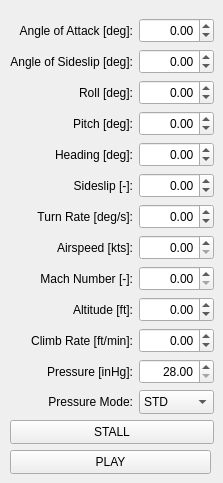
     <widget class="QWidget" name="tab_3">
      <attribute name="title">
       <string>General Info</string>
      </attribute>
      <widget class="QPushButton" name="pushButtonStall">
       <property name="geometry">
        <rect>
         <x>10</x>
         <y>420</y>
         <width>204</width>
         <height>24</height>
        </rect>
       </property>
       <property name="text">
        <string>STALL</string>
       </property>
       <property name="checkable">
        <bool>true</bool>
       </property>
      </widget>
      <widget class="QDoubleSpinBox" name="spinBoxTurn">
       <property name="geometry">
        <rect>
         <x>139</x>
         <y>204</y>
         <width>75</width>
         <height>25</height>
        </rect>
       </property>
       <property name="alignment">
        <set>Qt::AlignRight|Qt::AlignTrailing|Qt::AlignVCenter</set>
       </property>
       <property name="minimum">
        <double>-7.000000000000000</double>
       </property>
       <property name="maximum">
        <double>7.000000000000000</double>
       </property>
       <property name="singleStep">
        <double>0.100000000000000</double>
       </property>
      </widget>
      <widget class="QDoubleSpinBox" name="spinBoxPitch">
       <property name="geometry">
        <rect>
         <x>139</x>
         <y>111</y>
         <width>75</width>
         <height>25</height>
        </rect>
       </property>
       <property name="alignment">
        <set>Qt::AlignRight|Qt::AlignTrailing|Qt::AlignVCenter</set>
       </property>
       <property name="minimum">
        <double>-90.000000000000000</double>
       </property>
       <property name="maximum">
        <double>90.000000000000000</double>
       </property>
      </widget>
      <widget class="QLabel" name="label_12">
       <property name="geometry">
        <rect>
         <x>10</x>
         <y>359</y>
         <width>123</width>
         <height>25</height>
        </rect>
       </property>
       <property name="text">
        <string>Pressure [inHg]:</string>
       </property>
       <property name="alignment">
        <set>Qt::AlignRight|Qt::AlignTrailing|Qt::AlignVCenter</set>
       </property>
       <property name="buddy">
        <cstring>spinBoxPress</cstring>
       </property>
      </widget>
      <widget class="QDoubleSpinBox" name="spinBoxMach">
       <property name="geometry">
        <rect>
         <x>139</x>
         <y>266</y>
         <width>75</width>
         <height>25</height>
        </rect>
       </property>
       <property name="alignment">
        <set>Qt::AlignRight|Qt::AlignTrailing|Qt::AlignVCenter</set>
       </property>
       <property name="maximum">
        <double>20.000000000000000</double>
       </property>
      </widget>
      <widget class="QComboBox" name="comboBoxPress">
       <property name="geometry">
        <rect>
         <x>139</x>
         <y>390</y>
         <width>75</width>
         <height>24</height>
        </rect>
       </property>
       <item>
        <property name="text">
         <string>STD</string>
        </property>
       </item>
       <item>
        <property name="text">
         <string>MB</string>
        </property>
       </item>
       <item>
        <property name="text">
         <string>IN</string>
        </property>
       </item>
      </widget>
      <widget class="QDoubleSpinBox" name="spinBoxAlpha">
       <property name="geometry">
        <rect>
         <x>139</x>
         <y>18</y>
         <width>75</width>
         <height>25</height>
        </rect>
       </property>
       <property name="alignment">
        <set>Qt::AlignRight|Qt::AlignTrailing|Qt::AlignVCenter</set>
       </property>
       <property name="minimum">
        <double>-20.000000000000000</double>
       </property>
       <property name="maximum">
        <double>20.000000000000000</double>
       </property>
      </widget>
      <widget class="QLabel" name="label_3">
       <property name="geometry">
        <rect>
         <x>10</x>
         <y>142</y>
         <width>123</width>
         <height>25</height>
        </rect>
       </property>
       <property name="text">
        <string>Heading [deg]:</string>
       </property>
       <property name="alignment">
        <set>Qt::AlignRight|Qt::AlignTrailing|Qt::AlignVCenter</set>
       </property>
       <property name="buddy">
        <cstring>spinBoxHead</cstring>
       </property>
      </widget>
      <widget class="QLabel" name="label_5">
       <property name="geometry">
        <rect>
         <x>10</x>
         <y>204</y>
         <width>123</width>
         <height>25</height>
        </rect>
       </property>
       <property name="text">
        <string>Turn Rate [deg/s]:</string>
       </property>
       <property name="alignment">
        <set>Qt::AlignRight|Qt::AlignTrailing|Qt::AlignVCenter</set>
       </property>
       <property name="buddy">
        <cstring>spinBoxTurn</cstring>
       </property>
      </widget>
      <widget class="QLabel" name="label_2">
       <property name="geometry">
        <rect>
         <x>10</x>
         <y>111</y>
         <width>123</width>
         <height>25</height>
        </rect>
       </property>
       <property name="text">
        <string>Pitch [deg]:</string>
       </property>
       <property name="alignment">
        <set>Qt::AlignRight|Qt::AlignTrailing|Qt::AlignVCenter</set>
       </property>
       <property name="buddy">
        <cstring>spinBoxPitch</cstring>
       </property>
      </widget>
      <widget class="QLabel" name="label_10">
       <property name="geometry">
        <rect>
         <x>10</x>
         <y>328</y>
         <width>123</width>
         <height>25</height>
        </rect>
       </property>
       <property name="text">
        <string>Climb Rate [ft/min]:</string>
       </property>
       <property name="alignment">
        <set>Qt::AlignRight|Qt::AlignTrailing|Qt::AlignVCenter</set>
       </property>
       <property name="buddy">
        <cstring>spinBoxClimb</cstring>
       </property>
      </widget>
      <widget class="QDoubleSpinBox" name="spinBoxPress">
       <property name="geometry">
        <rect>
         <x>139</x>
         <y>359</y>
         <width>75</width>
         <height>25</height>
        </rect>
       </property>
       <property name="alignment">
        <set>Qt::AlignRight|Qt::AlignTrailing|Qt::AlignVCenter</set>
       </property>
       <property name="minimum">
        <double>28.000000000000000</double>
       </property>
       <property name="maximum">
        <double>32.000000000000000</double>
       </property>
       <property name="singleStep">
        <double>0.050000000000000</double>
       </property>
       <property name="stepType">
        <enum>QAbstractSpinBox::DefaultStepType</enum>
       </property>
      </widget>
      <widget class="QDoubleSpinBox" name="spinBoxAlt">
       <property name="geometry">
        <rect>
         <x>139</x>
         <y>297</y>
         <width>75</width>
         <height>25</height>
        </rect>
       </property>
       <property name="alignment">
        <set>Qt::AlignRight|Qt::AlignTrailing|Qt::AlignVCenter</set>
       </property>
       <property name="minimum">
        <double>-1000.000000000000000</double>
       </property>
       <property name="maximum">
        <double>99999.000000000000000</double>
       </property>
       <property name="singleStep">
        <double>10.000000000000000</double>
       </property>
      </widget>
      <widget class="QDoubleSpinBox" name="spinBoxSpeed">
       <property name="geometry">
        <rect>
         <x>139</x>
         <y>235</y>
         <width>75</width>
         <height>25</height>
        </rect>
       </property>
       <property name="alignment">
        <set>Qt::AlignRight|Qt::AlignTrailing|Qt::AlignVCenter</set>
       </property>
       <property name="maximum">
        <double>9999.000000000000000</double>
       </property>
      </widget>
      <widget class="QLabel" name="label_14">
       <property name="geometry">
        <rect>
         <x>10</x>
         <y>49</y>
         <width>123</width>
         <height>25</height>
        </rect>
       </property>
       <property name="text">
        <string>Angle of Sideslip [deg]:</string>
       </property>
       <property name="alignment">
        <set>Qt::AlignRight|Qt::AlignTrailing|Qt::AlignVCenter</set>
       </property>
       <property name="buddy">
        <cstring>spinBoxBeta</cstring>
       </property>
      </widget>
      <widget class="QLabel" name="label">
       <property name="geometry">
        <rect>
         <x>10</x>
         <y>80</y>
         <width>123</width>
         <height>25</height>
        </rect>
       </property>
       <property name="text">
        <string>Roll [deg]:</string>
       </property>
       <property name="alignment">
        <set>Qt::AlignRight|Qt::AlignTrailing|Qt::AlignVCenter</set>
       </property>
       <property name="buddy">
        <cstring>spinBoxRoll</cstring>
       </property>
      </widget>
      <widget class="QDoubleSpinBox" name="spinBoxSlip">
       <property name="geometry">
        <rect>
         <x>139</x>
         <y>173</y>
         <width>75</width>
         <height>25</height>
        </rect>
       </property>
       <property name="alignment">
        <set>Qt::AlignRight|Qt::AlignTrailing|Qt::AlignVCenter</set>
       </property>
       <property name="minimum">
        <double>-1.000000000000000</double>
       </property>
       <property name="maximum">
        <double>1.000000000000000</double>
       </property>
       <property name="singleStep">
        <double>0.050000000000000</double>
       </property>
      </widget>
      <widget class="QLabel" name="label_8">
       <property name="geometry">
        <rect>
         <x>10</x>
         <y>235</y>
         <width>123</width>
         <height>25</height>
        </rect>
       </property>
       <property name="text">
        <string>Airspeed [kts]:</string>
       </property>
       <property name="alignment">
        <set>Qt::AlignRight|Qt::AlignTrailing|Qt::AlignVCenter</set>
       </property>
       <property name="buddy">
        <cstring>spinBoxSpeed</cstring>
       </property>
      </widget>
      <widget class="QLabel" name="label_4">
       <property name="geometry">
        <rect>
         <x>10</x>
         <y>173</y>
         <width>123</width>
         <height>25</height>
        </rect>
       </property>
       <property name="text">
        <string>Sideslip [-]:</string>
       </property>
       <property name="alignment">
        <set>Qt::AlignRight|Qt::AlignTrailing|Qt::AlignVCenter</set>
       </property>
       <property name="buddy">
        <cstring>spinBoxSlip</cstring>
       </property>
      </widget>
      <widget class="QLabel" name="label_13">
       <property name="geometry">
        <rect>
         <x>10</x>
         <y>18</y>
         <width>123</width>
         <height>25</height>
        </rect>
       </property>
       <property name="text">
        <string>Angle of Attack [deg]:</string>
       </property>
       <property name="alignment">
        <set>Qt::AlignRight|Qt::AlignTrailing|Qt::AlignVCenter</set>
       </property>
       <property name="buddy">
        <cstring>spinBoxAlpha</cstring>
       </property>
      </widget>
      <widget class="QLabel" name="label_29">
       <property name="geometry">
        <rect>
         <x>10</x>
         <y>390</y>
         <width>123</width>
         <height>24</height>
        </rect>
       </property>
       <property name="text">
        <string>Pressure Mode:</string>
       </property>
       <property name="alignment">
        <set>Qt::AlignRight|Qt::AlignTrailing|Qt::AlignVCenter</set>
       </property>
       <property name="buddy">
        <cstring>comboBoxPress</cstring>
       </property>
      </widget>
      <widget class="QLabel" name="label_11">
       <property name="geometry">
        <rect>
         <x>10</x>
         <y>266</y>
         <width>123</width>
         <height>25</height>
        </rect>
       </property>
       <property name="text">
        <string>Mach Number [-]:</string>
       </property>
       <property name="alignment">
        <set>Qt::AlignRight|Qt::AlignTrailing|Qt::AlignVCenter</set>
       </property>
       <property name="buddy">
        <cstring>spinBoxMach</cstring>
       </property>
      </widget>
      <widget class="QLabel" name="label_9">
       <property name="geometry">
        <rect>
         <x>10</x>
         <y>297</y>
         <width>123</width>
         <height>25</height>
        </rect>
       </property>
       <property name="text">
        <string>Altitude [ft]:</string>
       </property>
       <property name="alignment">
        <set>Qt::AlignRight|Qt::AlignTrailing|Qt::AlignVCenter</set>
       </property>
       <property name="buddy">
        <cstring>spinBoxAlt</cstring>
       </property>
      </widget>
      <widget class="QDoubleSpinBox" name="spinBoxRoll">
       <property name="geometry">
        <rect>
         <x>139</x>
         <y>80</y>
         <width>75</width>
         <height>25</height>
        </rect>
       </property>
       <property name="alignment">
        <set>Qt::AlignRight|Qt::AlignTrailing|Qt::AlignVCenter</set>
       </property>
       <property name="minimum">
        <double>-180.000000000000000</double>
       </property>
       <property name="maximum">
        <double>180.000000000000000</double>
       </property>
      </widget>
      <widget class="QDoubleSpinBox" name="spinBoxBeta">
       <property name="geometry">
        <rect>
         <x>139</x>
         <y>49</y>
         <width>75</width>
         <height>25</height>
        </rect>
       </property>
       <property name="alignment">
        <set>Qt::AlignRight|Qt::AlignTrailing|Qt::AlignVCenter</set>
       </property>
       <property name="minimum">
        <double>-15.000000000000000</double>
       </property>
       <property name="maximum">
        <double>15.000000000000000</double>
       </property>
      </widget>
      <widget class="QDoubleSpinBox" name="spinBoxClimb">
       <property name="geometry">
        <rect>
         <x>139</x>
         <y>328</y>
         <width>75</width>
         <height>25</height>
        </rect>
       </property>
       <property name="alignment">
        <set>Qt::AlignRight|Qt::AlignTrailing|Qt::AlignVCenter</set>
       </property>
       <property name="minimum">
        <double>-9999.000000000000000</double>
       </property>
       <property name="maximum">
        <double>9999.000000000000000</double>
       </property>
       <property name="singleStep">
        <double>5.000000000000000</double>
       </property>
      </widget>
      <widget class="QDoubleSpinBox" name="spinBoxHead">
       <property name="geometry">
        <rect>
         <x>139</x>
         <y>142</y>
         <width>75</width>
         <height>25</height>
        </rect>
       </property>
       <property name="alignment">
        <set>Qt::AlignRight|Qt::AlignTrailing|Qt::AlignVCenter</set>
       </property>
       <property name="minimum">
        <double>-360.000000000000000</double>
       </property>
       <property name="maximum">
        <double>360.000000000000000</double>
       </property>
      </widget>
      <widget class="QPushButton" name="pushButtonPlay">
       <property name="geometry">
        <rect>
         <x>10</x>
         <y>450</y>
         <width>201</width>
         <height>24</height>
        </rect>
       </property>
       <property name="text">
        <string>PLAY</string>
       </property>
       <property name="checkable">
        <bool>true</bool>
       </property>
      </widget>
     </widget>
